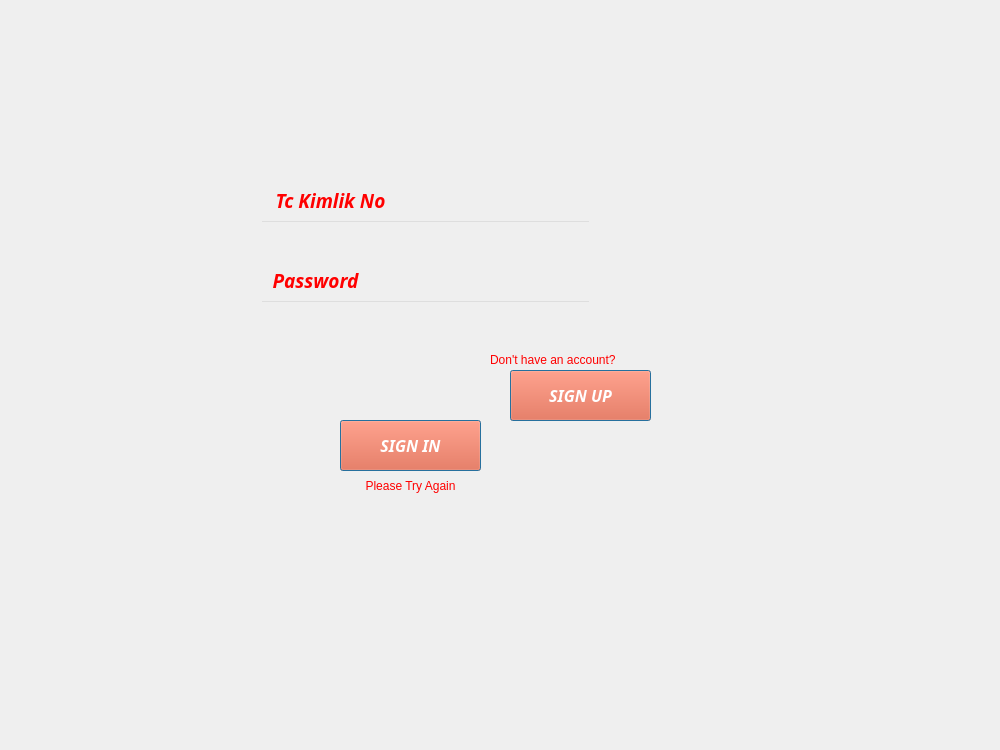
<?xml version="1.0" encoding="UTF-8"?>
<ui version="4.0">
 <class>MainWindow</class>
 <widget class="QMainWindow" name="MainWindow">
  <property name="windowModality">
   <enum>Qt::ApplicationModal</enum>
  </property>
  <property name="geometry">
   <rect>
    <x>0</x>
    <y>0</y>
    <width>1000</width>
    <height>750</height>
   </rect>
  </property>
  <property name="sizePolicy">
   <sizepolicy hsizetype="Ignored" vsizetype="Ignored">
    <horstretch>0</horstretch>
    <verstretch>0</verstretch>
   </sizepolicy>
  </property>
  <property name="minimumSize">
   <size>
    <width>1000</width>
    <height>750</height>
   </size>
  </property>
  <property name="font">
   <font>
    <family>Lucida Bright</family>
    <pointsize>16</pointsize>
    <weight>75</weight>
    <italic>true</italic>
    <bold>true</bold>
   </font>
  </property>
  <property name="mouseTracking">
   <bool>false</bool>
  </property>
  <property name="contextMenuPolicy">
   <enum>Qt::DefaultContextMenu</enum>
  </property>
  <property name="acceptDrops">
   <bool>true</bool>
  </property>
  <property name="windowTitle">
   <string>Blood Bank</string>
  </property>
  <property name="styleSheet">
   <string notr="true">
font: italic bold 16pt &quot;Lucida Bright&quot;;color:rgb(255,0,0);</string>
  </property>
  <property name="tabShape">
   <enum>QTabWidget::Rounded</enum>
  </property>
  <widget class="QWidget" name="centralwidget">
   <property name="sizePolicy">
    <sizepolicy hsizetype="Fixed" vsizetype="Fixed">
     <horstretch>0</horstretch>
     <verstretch>0</verstretch>
    </sizepolicy>
   </property>
   <property name="maximumSize">
    <size>
     <width>1000</width>
     <height>750</height>
    </size>
   </property>
   <widget class="QPushButton" name="sign_in">
    <property name="geometry">
     <rect>
      <x>340</x>
      <y>420</y>
      <width>141</width>
      <height>51</height>
     </rect>
    </property>
    <property name="palette">
     <palette>
      <active>
       <colorrole role="WindowText">
        <brush brushstyle="SolidPattern">
         <color alpha="255">
          <red>255</red>
          <green>255</green>
          <blue>255</blue>
         </color>
        </brush>
       </colorrole>
       <colorrole role="Button">
        <brush brushstyle="SolidPattern">
         <color alpha="255">
          <red>240</red>
          <green>81</green>
          <blue>39</blue>
         </color>
        </brush>
       </colorrole>
       <colorrole role="Text">
        <brush brushstyle="SolidPattern">
         <color alpha="255">
          <red>255</red>
          <green>255</green>
          <blue>255</blue>
         </color>
        </brush>
       </colorrole>
       <colorrole role="ButtonText">
        <brush brushstyle="SolidPattern">
         <color alpha="255">
          <red>255</red>
          <green>255</green>
          <blue>255</blue>
         </color>
        </brush>
       </colorrole>
       <colorrole role="Base">
        <brush brushstyle="SolidPattern">
         <color alpha="255">
          <red>240</red>
          <green>81</green>
          <blue>39</blue>
         </color>
        </brush>
       </colorrole>
       <colorrole role="Window">
        <brush brushstyle="SolidPattern">
         <color alpha="255">
          <red>240</red>
          <green>81</green>
          <blue>39</blue>
         </color>
        </brush>
       </colorrole>
      </active>
      <inactive>
       <colorrole role="WindowText">
        <brush brushstyle="SolidPattern">
         <color alpha="255">
          <red>255</red>
          <green>255</green>
          <blue>255</blue>
         </color>
        </brush>
       </colorrole>
       <colorrole role="Button">
        <brush brushstyle="SolidPattern">
         <color alpha="255">
          <red>240</red>
          <green>81</green>
          <blue>39</blue>
         </color>
        </brush>
       </colorrole>
       <colorrole role="Text">
        <brush brushstyle="SolidPattern">
         <color alpha="255">
          <red>255</red>
          <green>255</green>
          <blue>255</blue>
         </color>
        </brush>
       </colorrole>
       <colorrole role="ButtonText">
        <brush brushstyle="SolidPattern">
         <color alpha="255">
          <red>255</red>
          <green>255</green>
          <blue>255</blue>
         </color>
        </brush>
       </colorrole>
       <colorrole role="Base">
        <brush brushstyle="SolidPattern">
         <color alpha="255">
          <red>240</red>
          <green>81</green>
          <blue>39</blue>
         </color>
        </brush>
       </colorrole>
       <colorrole role="Window">
        <brush brushstyle="SolidPattern">
         <color alpha="255">
          <red>240</red>
          <green>81</green>
          <blue>39</blue>
         </color>
        </brush>
       </colorrole>
      </inactive>
      <disabled>
       <colorrole role="WindowText">
        <brush brushstyle="SolidPattern">
         <color alpha="255">
          <red>255</red>
          <green>255</green>
          <blue>255</blue>
         </color>
        </brush>
       </colorrole>
       <colorrole role="Button">
        <brush brushstyle="SolidPattern">
         <color alpha="255">
          <red>240</red>
          <green>81</green>
          <blue>39</blue>
         </color>
        </brush>
       </colorrole>
       <colorrole role="Text">
        <brush brushstyle="SolidPattern">
         <color alpha="255">
          <red>255</red>
          <green>255</green>
          <blue>255</blue>
         </color>
        </brush>
       </colorrole>
       <colorrole role="ButtonText">
        <brush brushstyle="SolidPattern">
         <color alpha="255">
          <red>255</red>
          <green>255</green>
          <blue>255</blue>
         </color>
        </brush>
       </colorrole>
       <colorrole role="Base">
        <brush brushstyle="SolidPattern">
         <color alpha="255">
          <red>240</red>
          <green>81</green>
          <blue>39</blue>
         </color>
        </brush>
       </colorrole>
       <colorrole role="Window">
        <brush brushstyle="SolidPattern">
         <color alpha="255">
          <red>240</red>
          <green>81</green>
          <blue>39</blue>
         </color>
        </brush>
       </colorrole>
      </disabled>
     </palette>
    </property>
    <property name="font">
     <font>
      <family>Lucida Bright</family>
      <pointsize>12</pointsize>
      <weight>75</weight>
      <italic>true</italic>
      <bold>true</bold>
     </font>
    </property>
    <property name="contextMenuPolicy">
     <enum>Qt::NoContextMenu</enum>
    </property>
    <property name="autoFillBackground">
     <bool>false</bool>
    </property>
    <property name="styleSheet">
     <string notr="true">font: italic bold 12pt &quot;Lucida Bright&quot;;color:rgb(255,255,255);
background-color: rgb(240, 81, 39);</string>
    </property>
    <property name="text">
     <string>SIGN IN</string>
    </property>
    <property name="checkable">
     <bool>false</bool>
    </property>
    <property name="autoDefault">
     <bool>true</bool>
    </property>
    <property name="default">
     <bool>true</bool>
    </property>
    <property name="flat">
     <bool>false</bool>
    </property>
   </widget>
   <widget class="QLabel" name="tc">
    <property name="geometry">
     <rect>
      <x>250</x>
      <y>190</y>
      <width>161</width>
      <height>21</height>
     </rect>
    </property>
    <property name="sizeIncrement">
     <size>
      <width>0</width>
      <height>0</height>
     </size>
    </property>
    <property name="palette">
     <palette>
      <active>
       <colorrole role="WindowText">
        <brush brushstyle="SolidPattern">
         <color alpha="255">
          <red>255</red>
          <green>0</green>
          <blue>0</blue>
         </color>
        </brush>
       </colorrole>
       <colorrole role="Button">
        <brush brushstyle="SolidPattern">
         <color alpha="0">
          <red>0</red>
          <green>0</green>
          <blue>0</blue>
         </color>
        </brush>
       </colorrole>
       <colorrole role="Text">
        <brush brushstyle="SolidPattern">
         <color alpha="255">
          <red>255</red>
          <green>0</green>
          <blue>0</blue>
         </color>
        </brush>
       </colorrole>
       <colorrole role="ButtonText">
        <brush brushstyle="SolidPattern">
         <color alpha="255">
          <red>255</red>
          <green>0</green>
          <blue>0</blue>
         </color>
        </brush>
       </colorrole>
       <colorrole role="Base">
        <brush brushstyle="SolidPattern">
         <color alpha="0">
          <red>0</red>
          <green>0</green>
          <blue>0</blue>
         </color>
        </brush>
       </colorrole>
       <colorrole role="Window">
        <brush brushstyle="SolidPattern">
         <color alpha="0">
          <red>0</red>
          <green>0</green>
          <blue>0</blue>
         </color>
        </brush>
       </colorrole>
      </active>
      <inactive>
       <colorrole role="WindowText">
        <brush brushstyle="SolidPattern">
         <color alpha="255">
          <red>255</red>
          <green>0</green>
          <blue>0</blue>
         </color>
        </brush>
       </colorrole>
       <colorrole role="Button">
        <brush brushstyle="SolidPattern">
         <color alpha="0">
          <red>0</red>
          <green>0</green>
          <blue>0</blue>
         </color>
        </brush>
       </colorrole>
       <colorrole role="Text">
        <brush brushstyle="SolidPattern">
         <color alpha="255">
          <red>255</red>
          <green>0</green>
          <blue>0</blue>
         </color>
        </brush>
       </colorrole>
       <colorrole role="ButtonText">
        <brush brushstyle="SolidPattern">
         <color alpha="255">
          <red>255</red>
          <green>0</green>
          <blue>0</blue>
         </color>
        </brush>
       </colorrole>
       <colorrole role="Base">
        <brush brushstyle="SolidPattern">
         <color alpha="0">
          <red>0</red>
          <green>0</green>
          <blue>0</blue>
         </color>
        </brush>
       </colorrole>
       <colorrole role="Window">
        <brush brushstyle="SolidPattern">
         <color alpha="0">
          <red>0</red>
          <green>0</green>
          <blue>0</blue>
         </color>
        </brush>
       </colorrole>
      </inactive>
      <disabled>
       <colorrole role="WindowText">
        <brush brushstyle="SolidPattern">
         <color alpha="255">
          <red>255</red>
          <green>0</green>
          <blue>0</blue>
         </color>
        </brush>
       </colorrole>
       <colorrole role="Button">
        <brush brushstyle="SolidPattern">
         <color alpha="0">
          <red>0</red>
          <green>0</green>
          <blue>0</blue>
         </color>
        </brush>
       </colorrole>
       <colorrole role="Text">
        <brush brushstyle="SolidPattern">
         <color alpha="255">
          <red>255</red>
          <green>0</green>
          <blue>0</blue>
         </color>
        </brush>
       </colorrole>
       <colorrole role="ButtonText">
        <brush brushstyle="SolidPattern">
         <color alpha="255">
          <red>255</red>
          <green>0</green>
          <blue>0</blue>
         </color>
        </brush>
       </colorrole>
       <colorrole role="Base">
        <brush brushstyle="SolidPattern">
         <color alpha="0">
          <red>0</red>
          <green>0</green>
          <blue>0</blue>
         </color>
        </brush>
       </colorrole>
       <colorrole role="Window">
        <brush brushstyle="SolidPattern">
         <color alpha="0">
          <red>0</red>
          <green>0</green>
          <blue>0</blue>
         </color>
        </brush>
       </colorrole>
      </disabled>
     </palette>
    </property>
    <property name="font">
     <font>
      <family>Lucida Bright</family>
      <pointsize>14</pointsize>
      <weight>75</weight>
      <italic>true</italic>
      <bold>true</bold>
     </font>
    </property>
    <property name="layoutDirection">
     <enum>Qt::LeftToRight</enum>
    </property>
    <property name="autoFillBackground">
     <bool>false</bool>
    </property>
    <property name="styleSheet">
     <string notr="true">font: italic bold 14pt &quot;Lucida Bright&quot;;color:rgb(255,0,0);

background-color: rgba(0, 0, 0,0);</string>
    </property>
    <property name="frameShape">
     <enum>QFrame::NoFrame</enum>
    </property>
    <property name="frameShadow">
     <enum>QFrame::Plain</enum>
    </property>
    <property name="lineWidth">
     <number>3</number>
    </property>
    <property name="text">
     <string>Tc Kimlik No</string>
    </property>
    <property name="textFormat">
     <enum>Qt::PlainText</enum>
    </property>
    <property name="scaledContents">
     <bool>false</bool>
    </property>
    <property name="alignment">
     <set>Qt::AlignCenter</set>
    </property>
    <property name="margin">
     <number>0</number>
    </property>
    <property name="buddy">
     <cstring>tc_edit</cstring>
    </property>
   </widget>
   <widget class="QLabel" name="psw">
    <property name="geometry">
     <rect>
      <x>250</x>
      <y>270</y>
      <width>131</width>
      <height>21</height>
     </rect>
    </property>
    <property name="font">
     <font>
      <family>Lucida Bright</family>
      <pointsize>14</pointsize>
      <weight>75</weight>
      <italic>true</italic>
      <bold>true</bold>
     </font>
    </property>
    <property name="contextMenuPolicy">
     <enum>Qt::PreventContextMenu</enum>
    </property>
    <property name="styleSheet">
     <string notr="true">font: italic bold 14pt &quot;Lucida Bright&quot;;color:rgb(255,0,0);

background-color: rgba(0, 0, 0,0);</string>
    </property>
    <property name="frameShape">
     <enum>QFrame::NoFrame</enum>
    </property>
    <property name="lineWidth">
     <number>3</number>
    </property>
    <property name="text">
     <string>Password</string>
    </property>
    <property name="alignment">
     <set>Qt::AlignCenter</set>
    </property>
    <property name="buddy">
     <cstring>psw_edit</cstring>
    </property>
   </widget>
   <widget class="QPushButton" name="sign_up">
    <property name="enabled">
     <bool>true</bool>
    </property>
    <property name="geometry">
     <rect>
      <x>510</x>
      <y>370</y>
      <width>141</width>
      <height>51</height>
     </rect>
    </property>
    <property name="palette">
     <palette>
      <active>
       <colorrole role="WindowText">
        <brush brushstyle="SolidPattern">
         <color alpha="255">
          <red>255</red>
          <green>255</green>
          <blue>255</blue>
         </color>
        </brush>
       </colorrole>
       <colorrole role="Button">
        <brush brushstyle="SolidPattern">
         <color alpha="255">
          <red>240</red>
          <green>81</green>
          <blue>39</blue>
         </color>
        </brush>
       </colorrole>
       <colorrole role="Text">
        <brush brushstyle="SolidPattern">
         <color alpha="255">
          <red>255</red>
          <green>255</green>
          <blue>255</blue>
         </color>
        </brush>
       </colorrole>
       <colorrole role="ButtonText">
        <brush brushstyle="SolidPattern">
         <color alpha="255">
          <red>255</red>
          <green>255</green>
          <blue>255</blue>
         </color>
        </brush>
       </colorrole>
       <colorrole role="Base">
        <brush brushstyle="SolidPattern">
         <color alpha="255">
          <red>240</red>
          <green>81</green>
          <blue>39</blue>
         </color>
        </brush>
       </colorrole>
       <colorrole role="Window">
        <brush brushstyle="SolidPattern">
         <color alpha="255">
          <red>240</red>
          <green>81</green>
          <blue>39</blue>
         </color>
        </brush>
       </colorrole>
      </active>
      <inactive>
       <colorrole role="WindowText">
        <brush brushstyle="SolidPattern">
         <color alpha="255">
          <red>255</red>
          <green>255</green>
          <blue>255</blue>
         </color>
        </brush>
       </colorrole>
       <colorrole role="Button">
        <brush brushstyle="SolidPattern">
         <color alpha="255">
          <red>240</red>
          <green>81</green>
          <blue>39</blue>
         </color>
        </brush>
       </colorrole>
       <colorrole role="Text">
        <brush brushstyle="SolidPattern">
         <color alpha="255">
          <red>255</red>
          <green>255</green>
          <blue>255</blue>
         </color>
        </brush>
       </colorrole>
       <colorrole role="ButtonText">
        <brush brushstyle="SolidPattern">
         <color alpha="255">
          <red>255</red>
          <green>255</green>
          <blue>255</blue>
         </color>
        </brush>
       </colorrole>
       <colorrole role="Base">
        <brush brushstyle="SolidPattern">
         <color alpha="255">
          <red>240</red>
          <green>81</green>
          <blue>39</blue>
         </color>
        </brush>
       </colorrole>
       <colorrole role="Window">
        <brush brushstyle="SolidPattern">
         <color alpha="255">
          <red>240</red>
          <green>81</green>
          <blue>39</blue>
         </color>
        </brush>
       </colorrole>
      </inactive>
      <disabled>
       <colorrole role="WindowText">
        <brush brushstyle="SolidPattern">
         <color alpha="255">
          <red>255</red>
          <green>255</green>
          <blue>255</blue>
         </color>
        </brush>
       </colorrole>
       <colorrole role="Button">
        <brush brushstyle="SolidPattern">
         <color alpha="255">
          <red>240</red>
          <green>81</green>
          <blue>39</blue>
         </color>
        </brush>
       </colorrole>
       <colorrole role="Text">
        <brush brushstyle="SolidPattern">
         <color alpha="255">
          <red>255</red>
          <green>255</green>
          <blue>255</blue>
         </color>
        </brush>
       </colorrole>
       <colorrole role="ButtonText">
        <brush brushstyle="SolidPattern">
         <color alpha="255">
          <red>255</red>
          <green>255</green>
          <blue>255</blue>
         </color>
        </brush>
       </colorrole>
       <colorrole role="Base">
        <brush brushstyle="SolidPattern">
         <color alpha="255">
          <red>240</red>
          <green>81</green>
          <blue>39</blue>
         </color>
        </brush>
       </colorrole>
       <colorrole role="Window">
        <brush brushstyle="SolidPattern">
         <color alpha="255">
          <red>240</red>
          <green>81</green>
          <blue>39</blue>
         </color>
        </brush>
       </colorrole>
      </disabled>
     </palette>
    </property>
    <property name="font">
     <font>
      <family>Lucida Bright</family>
      <pointsize>12</pointsize>
      <weight>75</weight>
      <italic>true</italic>
      <bold>true</bold>
     </font>
    </property>
    <property name="mouseTracking">
     <bool>false</bool>
    </property>
    <property name="contextMenuPolicy">
     <enum>Qt::NoContextMenu</enum>
    </property>
    <property name="autoFillBackground">
     <bool>false</bool>
    </property>
    <property name="styleSheet">
     <string notr="true">font: italic bold 12pt &quot;Lucida Bright&quot;;color:rgb(255,255,255);
background-color: rgb(240, 81, 39);</string>
    </property>
    <property name="text">
     <string>SIGN UP</string>
    </property>
    <property name="checkable">
     <bool>false</bool>
    </property>
    <property name="checked">
     <bool>false</bool>
    </property>
    <property name="autoRepeat">
     <bool>false</bool>
    </property>
    <property name="autoExclusive">
     <bool>false</bool>
    </property>
    <property name="autoDefault">
     <bool>true</bool>
    </property>
    <property name="default">
     <bool>true</bool>
    </property>
    <property name="flat">
     <bool>false</bool>
    </property>
   </widget>
   <widget class="QLabel" name="dont">
    <property name="geometry">
     <rect>
      <x>490</x>
      <y>350</y>
      <width>211</width>
      <height>20</height>
     </rect>
    </property>
    <property name="focusPolicy">
     <enum>Qt::NoFocus</enum>
    </property>
    <property name="contextMenuPolicy">
     <enum>Qt::DefaultContextMenu</enum>
    </property>
    <property name="styleSheet">
     <string notr="true">font: italic 10pt &quot;Lucida Bright&quot;;
color: rgb(255, 0, 0);
background-color:rgba(0,0,0,0);</string>
    </property>
    <property name="inputMethodHints">
     <set>Qt::ImhNone</set>
    </property>
    <property name="frameShape">
     <enum>QFrame::NoFrame</enum>
    </property>
    <property name="text">
     <string>Don't have an account?</string>
    </property>
    <property name="textInteractionFlags">
     <set>Qt::NoTextInteraction</set>
    </property>
    <property name="buddy">
     <cstring>sign_up</cstring>
    </property>
   </widget>
   <widget class="QLineEdit" name="tc_edit">
    <property name="geometry">
     <rect>
      <x>260</x>
      <y>220</y>
      <width>331</width>
      <height>31</height>
     </rect>
    </property>
    <property name="contextMenuPolicy">
     <enum>Qt::PreventContextMenu</enum>
    </property>
    <property name="acceptDrops">
     <bool>false</bool>
    </property>
    <property name="whatsThis">
     <string/>
    </property>
    <property name="accessibleName">
     <string/>
    </property>
    <property name="accessibleDescription">
     <string/>
    </property>
    <property name="autoFillBackground">
     <bool>false</bool>
    </property>
    <property name="styleSheet">
     <string notr="true">font: 11pt &quot;Arial&quot;; color: rgb(0, 0, 0);

background-color: rgba(0, 0, 0,0);</string>
    </property>
    <property name="inputMethodHints">
     <set>Qt::ImhDigitsOnly|Qt::ImhFormattedNumbersOnly|Qt::ImhNoTextHandles|Qt::ImhPreferNumbers</set>
    </property>
    <property name="inputMask">
     <string notr="true"/>
    </property>
    <property name="text">
     <string notr="true"/>
    </property>
    <property name="maxLength">
     <number>11</number>
    </property>
    <property name="frame">
     <bool>true</bool>
    </property>
    <property name="echoMode">
     <enum>QLineEdit::Normal</enum>
    </property>
    <property name="dragEnabled">
     <bool>false</bool>
    </property>
    <property name="readOnly">
     <bool>false</bool>
    </property>
    <property name="clearButtonEnabled">
     <bool>true</bool>
    </property>
   </widget>
   <widget class="QLineEdit" name="psw_edit">
    <property name="geometry">
     <rect>
      <x>260</x>
      <y>300</y>
      <width>331</width>
      <height>31</height>
     </rect>
    </property>
    <property name="palette">
     <palette>
      <active>
       <colorrole role="WindowText">
        <brush brushstyle="SolidPattern">
         <color alpha="255">
          <red>0</red>
          <green>0</green>
          <blue>0</blue>
         </color>
        </brush>
       </colorrole>
       <colorrole role="Button">
        <brush brushstyle="SolidPattern">
         <color alpha="0">
          <red>0</red>
          <green>0</green>
          <blue>0</blue>
         </color>
        </brush>
       </colorrole>
       <colorrole role="Text">
        <brush brushstyle="SolidPattern">
         <color alpha="255">
          <red>0</red>
          <green>0</green>
          <blue>0</blue>
         </color>
        </brush>
       </colorrole>
       <colorrole role="ButtonText">
        <brush brushstyle="SolidPattern">
         <color alpha="255">
          <red>0</red>
          <green>0</green>
          <blue>0</blue>
         </color>
        </brush>
       </colorrole>
       <colorrole role="Base">
        <brush brushstyle="SolidPattern">
         <color alpha="0">
          <red>0</red>
          <green>0</green>
          <blue>0</blue>
         </color>
        </brush>
       </colorrole>
       <colorrole role="Window">
        <brush brushstyle="SolidPattern">
         <color alpha="0">
          <red>0</red>
          <green>0</green>
          <blue>0</blue>
         </color>
        </brush>
       </colorrole>
      </active>
      <inactive>
       <colorrole role="WindowText">
        <brush brushstyle="SolidPattern">
         <color alpha="255">
          <red>0</red>
          <green>0</green>
          <blue>0</blue>
         </color>
        </brush>
       </colorrole>
       <colorrole role="Button">
        <brush brushstyle="SolidPattern">
         <color alpha="0">
          <red>0</red>
          <green>0</green>
          <blue>0</blue>
         </color>
        </brush>
       </colorrole>
       <colorrole role="Text">
        <brush brushstyle="SolidPattern">
         <color alpha="255">
          <red>0</red>
          <green>0</green>
          <blue>0</blue>
         </color>
        </brush>
       </colorrole>
       <colorrole role="ButtonText">
        <brush brushstyle="SolidPattern">
         <color alpha="255">
          <red>0</red>
          <green>0</green>
          <blue>0</blue>
         </color>
        </brush>
       </colorrole>
       <colorrole role="Base">
        <brush brushstyle="SolidPattern">
         <color alpha="0">
          <red>0</red>
          <green>0</green>
          <blue>0</blue>
         </color>
        </brush>
       </colorrole>
       <colorrole role="Window">
        <brush brushstyle="SolidPattern">
         <color alpha="0">
          <red>0</red>
          <green>0</green>
          <blue>0</blue>
         </color>
        </brush>
       </colorrole>
      </inactive>
      <disabled>
       <colorrole role="WindowText">
        <brush brushstyle="SolidPattern">
         <color alpha="255">
          <red>0</red>
          <green>0</green>
          <blue>0</blue>
         </color>
        </brush>
       </colorrole>
       <colorrole role="Button">
        <brush brushstyle="SolidPattern">
         <color alpha="0">
          <red>0</red>
          <green>0</green>
          <blue>0</blue>
         </color>
        </brush>
       </colorrole>
       <colorrole role="Text">
        <brush brushstyle="SolidPattern">
         <color alpha="255">
          <red>0</red>
          <green>0</green>
          <blue>0</blue>
         </color>
        </brush>
       </colorrole>
       <colorrole role="ButtonText">
        <brush brushstyle="SolidPattern">
         <color alpha="255">
          <red>0</red>
          <green>0</green>
          <blue>0</blue>
         </color>
        </brush>
       </colorrole>
       <colorrole role="Base">
        <brush brushstyle="SolidPattern">
         <color alpha="0">
          <red>0</red>
          <green>0</green>
          <blue>0</blue>
         </color>
        </brush>
       </colorrole>
       <colorrole role="Window">
        <brush brushstyle="SolidPattern">
         <color alpha="0">
          <red>0</red>
          <green>0</green>
          <blue>0</blue>
         </color>
        </brush>
       </colorrole>
      </disabled>
     </palette>
    </property>
    <property name="toolTip">
     <string/>
    </property>
    <property name="styleSheet">
     <string notr="true">font: 11pt &quot;Arial&quot;; color: rgb(0, 0, 0);

background-color: rgba(0, 0, 0,0);</string>
    </property>
    <property name="inputMethodHints">
     <set>Qt::ImhHiddenText|Qt::ImhNoAutoUppercase|Qt::ImhNoPredictiveText|Qt::ImhSensitiveData</set>
    </property>
    <property name="inputMask">
     <string/>
    </property>
    <property name="text">
     <string/>
    </property>
    <property name="maxLength">
     <number>11</number>
    </property>
    <property name="echoMode">
     <enum>QLineEdit::Password</enum>
    </property>
    <property name="dragEnabled">
     <bool>false</bool>
    </property>
    <property name="readOnly">
     <bool>false</bool>
    </property>
    <property name="cursorMoveStyle">
     <enum>Qt::LogicalMoveStyle</enum>
    </property>
    <property name="clearButtonEnabled">
     <bool>true</bool>
    </property>
   </widget>
   <widget class="QLabel" name="label">
    <property name="geometry">
     <rect>
      <x>620</x>
      <y>450</y>
      <width>361</width>
      <height>301</height>
     </rect>
    </property>
    <property name="sizePolicy">
     <sizepolicy hsizetype="Preferred" vsizetype="Preferred">
      <horstretch>0</horstretch>
      <verstretch>0</verstretch>
     </sizepolicy>
    </property>
    <property name="maximumSize">
     <size>
      <width>1000</width>
      <height>750</height>
     </size>
    </property>
    <property name="focusPolicy">
     <enum>Qt::ClickFocus</enum>
    </property>
    <property name="layoutDirection">
     <enum>Qt::LeftToRight</enum>
    </property>
    <property name="autoFillBackground">
     <bool>false</bool>
    </property>
    <property name="styleSheet">
     <string notr="true">font: italic bold 10pt &quot;Lucida Bright&quot;;color:rgb(255,0,0);</string>
    </property>
    <property name="frameShadow">
     <enum>QFrame::Raised</enum>
    </property>
    <property name="text">
     <string/>
    </property>
    <property name="textFormat">
     <enum>Qt::AutoText</enum>
    </property>
    <property name="pixmap">
     <pixmap resource="database.qrc">:/image/photos/pngwing.com.png</pixmap>
    </property>
    <property name="scaledContents">
     <bool>true</bool>
    </property>
    <property name="alignment">
     <set>Qt::AlignBottom|Qt::AlignJustify</set>
    </property>
   </widget>
   <widget class="QLabel" name="trya">
    <property name="geometry">
     <rect>
      <x>320</x>
      <y>470</y>
      <width>181</width>
      <height>31</height>
     </rect>
    </property>
    <property name="styleSheet">
     <string notr="true">font: italic 10pt &quot;Lucida Bright&quot;;
color: rgb(255, 0, 0);
background-color:rgba(0,0,0,0);</string>
    </property>
    <property name="frameShape">
     <enum>QFrame::NoFrame</enum>
    </property>
    <property name="text">
     <string>Please Try Again</string>
    </property>
    <property name="alignment">
     <set>Qt::AlignCenter</set>
    </property>
   </widget>
   <zorder>label</zorder>
   <zorder>sign_in</zorder>
   <zorder>tc</zorder>
   <zorder>psw</zorder>
   <zorder>dont</zorder>
   <zorder>tc_edit</zorder>
   <zorder>psw_edit</zorder>
   <zorder>trya</zorder>
   <zorder>sign_up</zorder>
  </widget>
 </widget>
 <tabstops>
  <tabstop>tc_edit</tabstop>
  <tabstop>psw_edit</tabstop>
  <tabstop>sign_in</tabstop>
  <tabstop>sign_up</tabstop>
 </tabstops>
 <resources>
  <include location="image.qrc"/>
  <include location="database.qrc"/>
 </resources>
 <connections/>
</ui>
